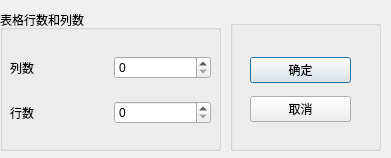
<?xml version="1.0" encoding="UTF-8"?>
<ui version="4.0">
 <class>TsizeDialog</class>
 <widget class="QDialog" name="TsizeDialog">
  <property name="geometry">
   <rect>
    <x>0</x>
    <y>0</y>
    <width>391</width>
    <height>158</height>
   </rect>
  </property>
  <property name="windowTitle">
   <string>Dialog</string>
  </property>
  <widget class="QGroupBox" name="groupBox">
   <property name="geometry">
    <rect>
     <x>0</x>
     <y>10</y>
     <width>221</width>
     <height>141</height>
    </rect>
   </property>
   <property name="title">
    <string>表格行数和列数</string>
   </property>
   <widget class="QWidget" name="layoutWidget">
    <property name="geometry">
     <rect>
      <x>10</x>
      <y>30</y>
      <width>201</width>
      <height>101</height>
     </rect>
    </property>
    <layout class="QGridLayout" name="gridLayout">
     <item row="0" column="0">
      <widget class="QLabel" name="label">
       <property name="text">
        <string>列数</string>
       </property>
      </widget>
     </item>
     <item row="0" column="1">
      <widget class="QSpinBox" name="spinBox_colcount"/>
     </item>
     <item row="1" column="0">
      <widget class="QLabel" name="label_2">
       <property name="text">
        <string>行数</string>
       </property>
      </widget>
     </item>
     <item row="1" column="1">
      <widget class="QSpinBox" name="spinBox_rowcount"/>
     </item>
    </layout>
   </widget>
  </widget>
  <widget class="QGroupBox" name="groupBox_2">
   <property name="geometry">
    <rect>
     <x>230</x>
     <y>20</y>
     <width>151</width>
     <height>131</height>
    </rect>
   </property>
   <property name="title">
    <string/>
   </property>
   <widget class="QWidget" name="layoutWidget">
    <property name="geometry">
     <rect>
      <x>20</x>
      <y>30</y>
      <width>101</width>
      <height>81</height>
     </rect>
    </property>
    <layout class="QVBoxLayout" name="verticalLayout">
     <item>
      <widget class="QPushButton" name="pushButton_ok">
       <property name="text">
        <string>确定</string>
       </property>
      </widget>
     </item>
     <item>
      <widget class="QPushButton" name="pushButton_cancel">
       <property name="text">
        <string>取消</string>
       </property>
      </widget>
     </item>
    </layout>
   </widget>
  </widget>
 </widget>
 <resources/>
 <connections>
  <connection>
   <sender>pushButton_cancel</sender>
   <signal>clicked()</signal>
   <receiver>TsizeDialog</receiver>
   <slot>close()</slot>
   <hints>
    <hint type="sourcelabel">
     <x>300</x>
     <y>109</y>
    </hint>
    <hint type="destinationlabel">
     <x>195</x>
     <y>78</y>
    </hint>
   </hints>
  </connection>
 </connections>
</ui>
